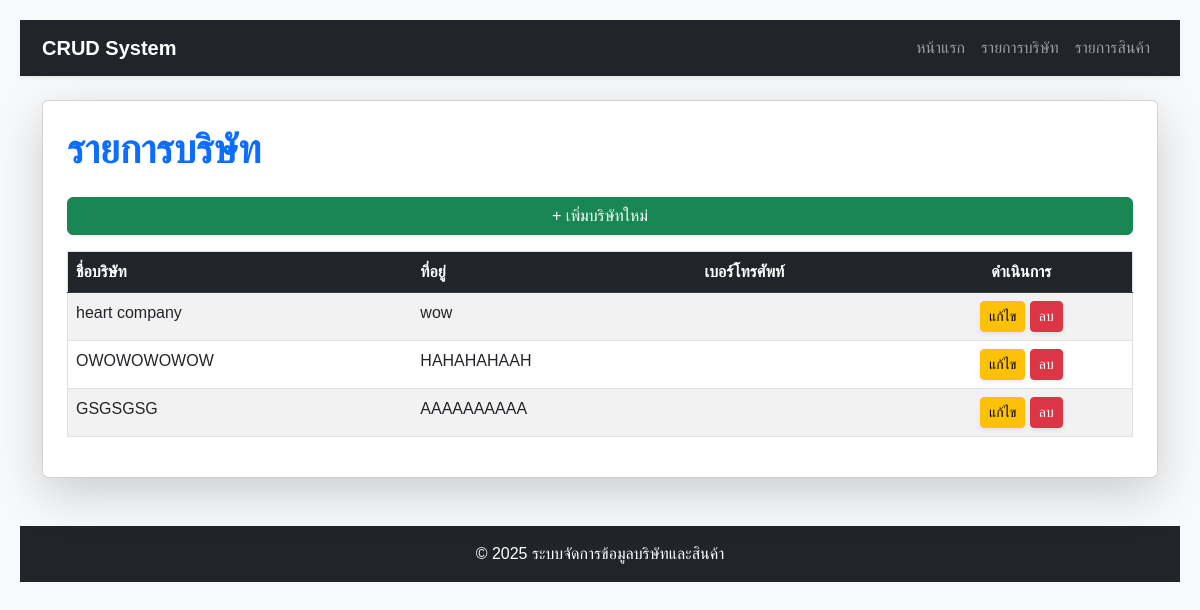
/companies/, run on the app's committed database.
### crud_app/models.py (models this page shows, shortened)
class Company(models.Model):
  name = models.CharField(max_length=100, unique=True)
  address = models.TextField()

### crud_app/views.py (the view)
# urls.py: path('companies/', views.company_list, name='company_list'),
def company_list(request):
  companies = Company.objects.all()
  return render(request, 'crud_app/company_list.html', {'companies': companies})

### templates/crud_app/company_list.html (shortened to what this page needs)
{% extends 'crud_app/base.html' %}
{% block content %}
<div class="card shadow-lg p-4">
  <h1 class="mb-4 text-primary fw-bold">รายการบริษัท</h1>
  <a href="{% url 'company_create' %}" class="btn btn-success mb-3 shadow-sm">+ เพิ่มบริษัทใหม่</a>
  <div class="table-responsive">
    <table class="table table-striped table-hover border">
      <thead class="table-dark">
        <tr>
          <th>ชื่อบริษัท</th>
          <th>ที่อยู่</th>
          <th>เบอร์โทรศัพท์</th>
          <th class="text-center">ดำเนินการ</th>
        </tr>
      </thead>
      <tbody>
        {% for company in companies %}
        <tr>
          <td>{{ company.name }}</td>
          <td>{{ company.address }}</td>
          <td>{{ company.phone }}</td>
          <td class="text-center">
            <a href="{% url 'company_update' company.pk %}" class="btn btn-warning btn-sm shadow-sm">แก้ไข</a>
            <a href="{% url 'company_delete' company.pk %}" class="btn btn-danger btn-sm shadow-sm">ลบ</a>
          </td>
        </tr>
        {% empty %}
        <tr>
          <td colspan="4" class="text-center text-muted">ไม่มีข้อมูลบริษัท</td>
        </tr>
        {% endfor %}
      </tbody>
    </table>
  </div>
</div>
{% endblock %}

### crud_app/static/css/style.css (style rules this page uses)
body { font-family: Arial, sans-serif; background-color: #ff0000; margin: 0; padding: 20px; }

### data on the page
Company: name "heart company", address "wow"
Company: name "OWOWOWOWOW", address "HAHAHAHAAH"
Company: name "GSGSGSG", address "AAAAAAAAAA"
